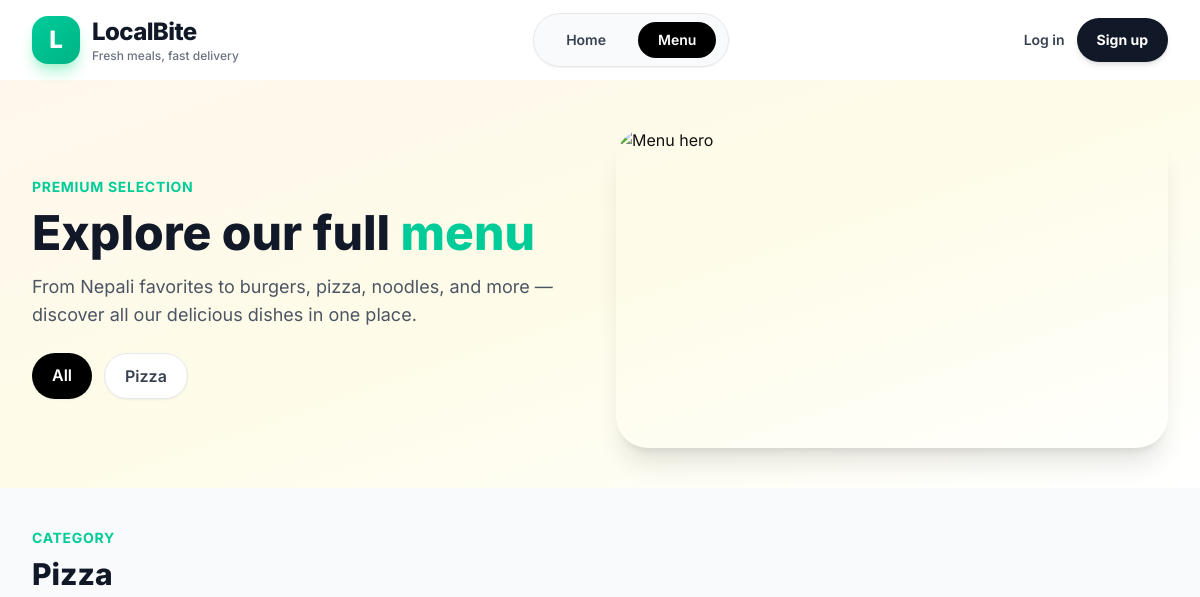
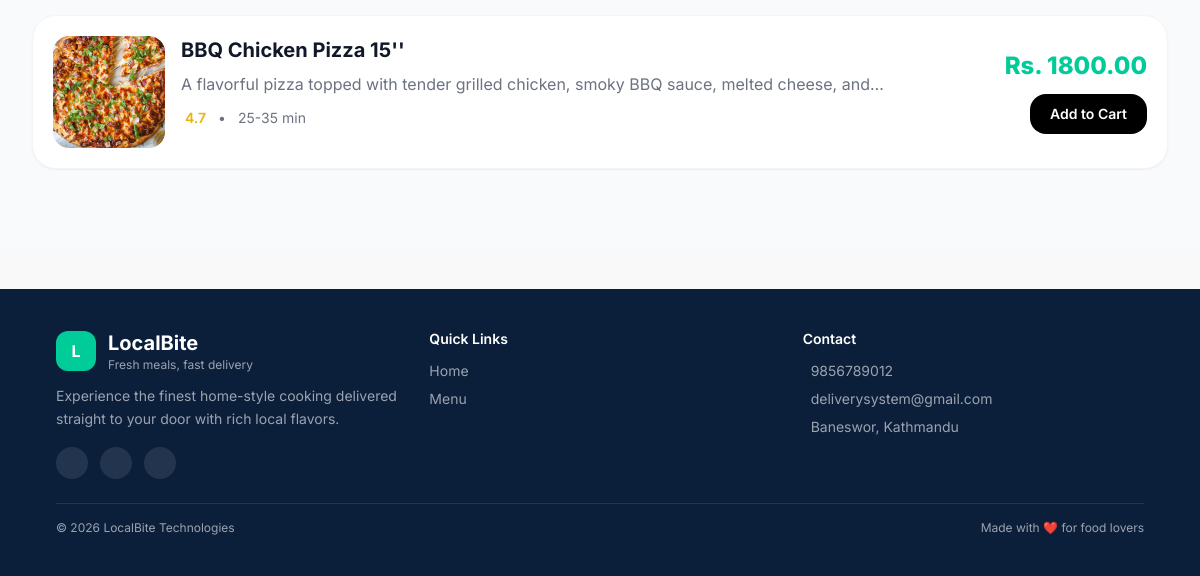
Before: /menu/ with the older database file (2 pictures, top to bottom).
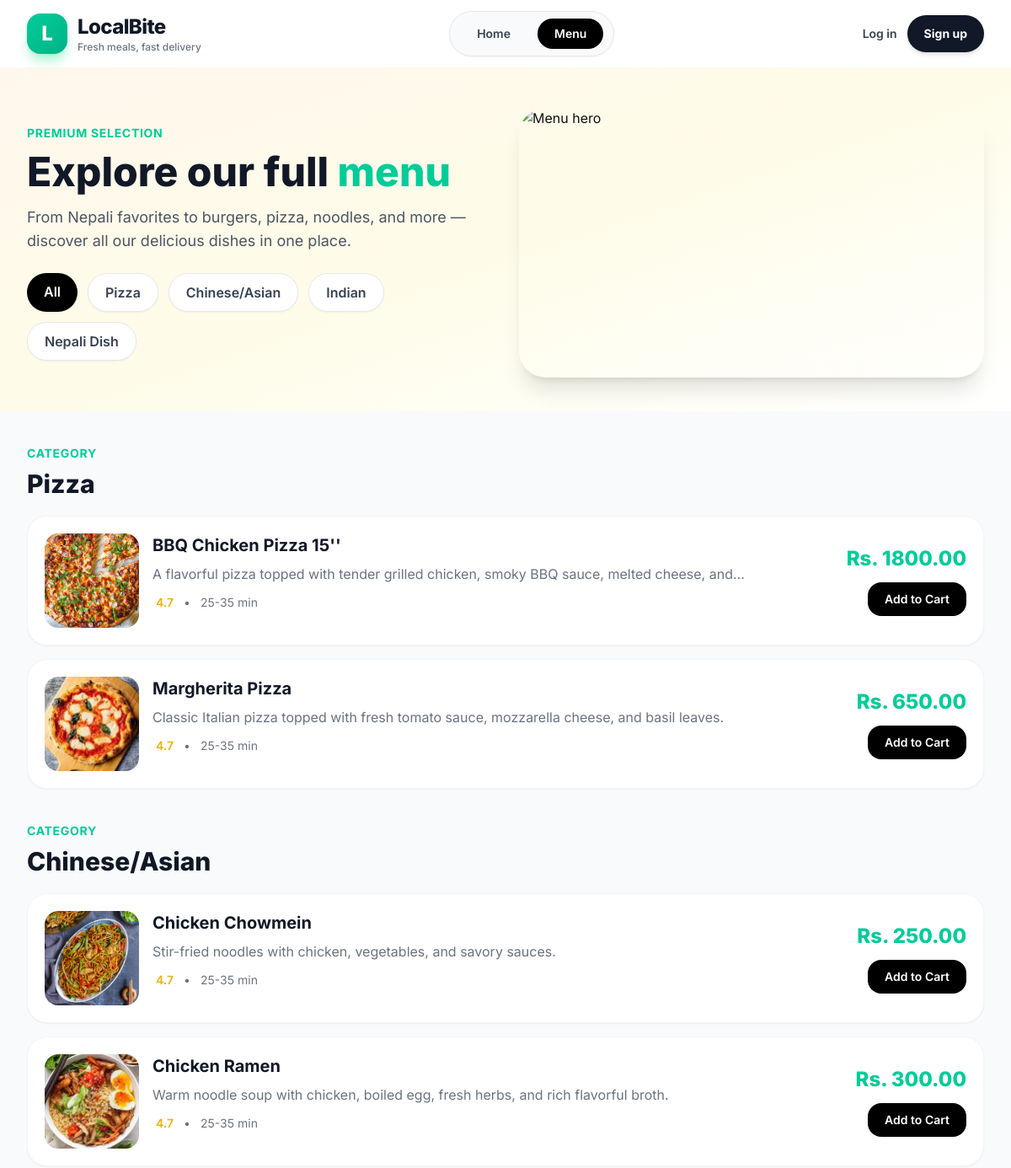
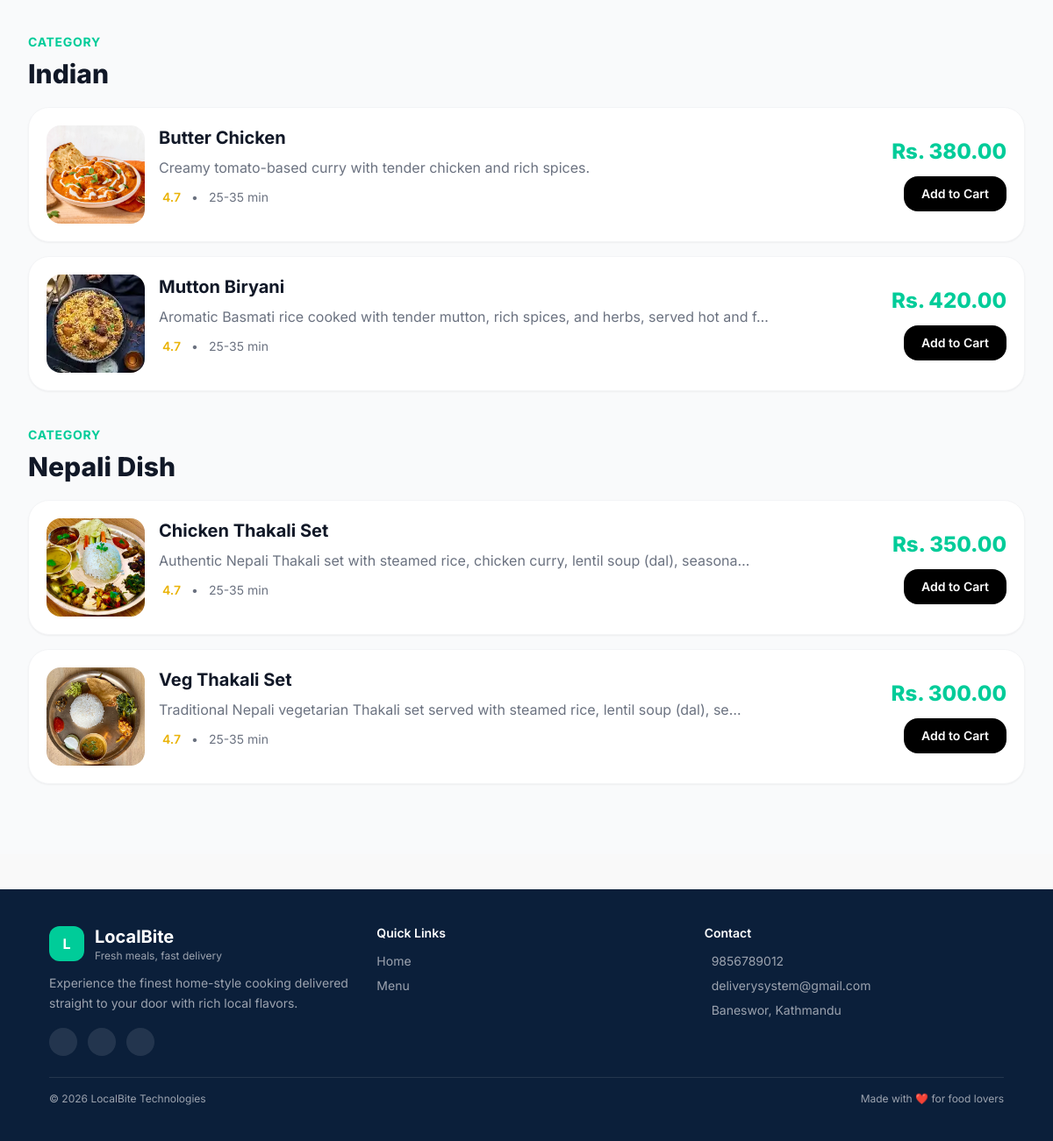
After: the same page with the newer database file (2 pictures, top to bottom).
### main/models.py (models this page shows, shortened)
class Category(models.Model):
    name = models.CharField(max_length=60)
    class Meta:
        verbose_name_plural = "categories"

class Product(models.Model):
    name = models.CharField(max_length=100, db_index=True)
    price = models.DecimalField(max_digits=10, decimal_places=2, default=0.0)
    image = models.ImageField(upload_to="products/")
    featured = models.BooleanField(default=False)
    description = models.TextField(null=True, blank=True)
    created_at = models.DateTimeField(auto_now_add=True)
    updated_at = models.DateTimeField(auto_now=True)
    categories = models.ManyToManyField(Category)

### main/views.py (the view)
# urls.py: path('menu/', views.menu_page, name='menu_page'),
def menu_page(request):
    categories = Category.objects.all()
    products = Product.objects.all().order_by('name')
    context = {
        'categories': categories,
        'products': products,
    }
    return render(request, 'main/menu.html', context)

### main/templates/main/menu.html (shortened to what the changed rows need)
{% extends "base.html" %}
{% block content %}
<section class="bg-gradient-to-br from-[#fff7ed] via-[#fefce8] to-white pt-12 pb-10">
    <div class="max-w-7xl mx-auto px-4 sm:px-6 lg:px-8">
        <div class="grid lg:grid-cols-2 gap-8 items-center">
            <div class="animate-fade-left">
                <h1 class="mt-3 text-4xl sm:text-5xl font-extrabold text-gray-900 leading-tight">
                    Explore our full <span class="text-primary">menu</span>
                </h1>
                <div class="mt-6 flex flex-wrap gap-3">
                    <a href="#all" class="px-5 py-2.5 rounded-full bg-black text-white font-semibold shadow-sm">
                        All
                    </a>
                    {% for category in categories %}
                    <a href="#cat-{{ category.id }}"
                       class="px-5 py-2.5 rounded-full bg-white text-gray-700 border border-gray-200 hover:bg-gray-50 transition font-semibold shadow-sm">
                        {{ category.name }}
                    </a>
                    {% endfor %}
                </div>
            </div>
        </div>
    </div>
</section>
<section id="all" class="py-10 bg-gray-50">
    <div class="max-w-7xl mx-auto px-4 sm:px-6 lg:px-8">
        {% for category in categories %}
        <div id="cat-{{ category.id }}" class="mb-10 animate-fade-up">
            <div class="mb-5">
                <p class="text-primary font-bold uppercase tracking-wider text-sm">Category</p>
                <h2 class="text-3xl font-extrabold text-gray-900 mt-2">{{ category.name }}</h2>
            </div>
            <div class="space-y-4">
                {% for product in products %}
                    {% for c in product.categories.all %}
                        {% if c.id == category.id %}
                        <div class="bg-white rounded-3xl border border-gray-100 shadow-sm hover:shadow-md transition p-4 sm:p-5">
                            <div class="flex flex-col md:flex-row md:items-center md:justify-between gap-4">
                                <div class="flex items-start gap-4 min-w-0">
                                    {% if product.image %}
                                    <img src="{{ product.image.url }}"
                                         alt="{{ product.name }}"
                                         class="w-24 h-24 sm:w-28 sm:h-28 rounded-2xl object-cover shrink-0">
                                    {% else %}
                                    <div class="w-24 h-24 sm:w-28 sm:h-28 rounded-2xl bg-gray-100 flex items-center justify-center text-gray-400 shrink-0">
                                        <i class="las la-image text-3xl"></i>
                                    </div>
                                    {% endif %}
                                    <div class="min-w-0">
                                        <h3 class="text-xl font-bold text-gray-900">{{ product.name }}</h3>
                                        <p class="text-sm sm:text-base text-gray-500 mt-2">
                                            {{ product.description|default:"Freshly prepared and delicious."|truncatechars:90 }}
                                        </p>
                                        <div class="mt-3 flex items-center gap-3 text-sm text-gray-500">
                                            <span class="inline-flex items-center gap-1 text-yellow-500 font-semibold">
                                                 4.7
                                            </span>
                                            <span>•</span>
                                            <span>25-35 min</span>
                                        </div>
                                    </div>
                                </div>
                                <div class="flex md:flex-col items-center md:items-end justify-between gap-3 shrink-0">
                                    <p class="text-2xl font-extrabold text-primary whitespace-nowrap">
                                        Rs. {{ product.price }}
                                    </p>
                                    {% if not user.is_authenticated or user.role != 'admin' %}
                                    <button
                                        @click="addToCart({{ product.id }})"
                                        class="bg-black text-white px-5 py-2.5 rounded-2xl text-sm font-semibold hover:bg-gray-800 transition">
                                        Add to Cart
                                    </button>
                                    {% endif %}
                                </div>
                            </div>
                        </div>
                        {% endif %}
                    {% endfor %}
                {% empty %}
                <div class="bg-white rounded-2xl p-6 text-gray-500 shadow-sm">
                    No items available in this category.
                </div>
                {% endfor %}
            </div>
        </div>
        {% endfor %}
    </div>
</section>
{% endblock %}

Changed rows visible on the page:
added Category: name "Chinese/Asian", image (picture)
added Category: name "Indian", image (picture)
added Category: name "Nepali Dish", image (picture)
added Product: name "Margherita Pizza", description "Classic Italian pizza topped with fresh tomato sauce, mozzarella cheese, and basil leaves.", price "650.00", Category (image (picture))
added Product: name "Chicken Chowmein", description "Stir-fried noodles with chicken, vegetables, and savory sauces.", price "250.00"
added Product: name "Chicken Ramen", description "Warm noodle soup with chicken, boiled egg, fresh herbs, and rich flavorful broth.", price "300.00"
added Product: name "Butter Chicken", description "Creamy tomato-based curry with tender chicken and rich spices.", price "380.00"
added Product: name "Mutton Biryani", description "Aromatic Basmati rice cooked with tender mutton, rich spices, and herbs, served hot and f…", price "420.00"
added Product: name "Chicken Thakali Set", description "Authentic Nepali Thakali set with steamed rice, chicken curry, lentil soup (dal), seasona…", price "350.00"
added Product: name "Veg Thakali Set", description "Traditional Nepali vegetarian Thakali set served with steamed rice, lentil soup (dal), se…", price "300.00"
